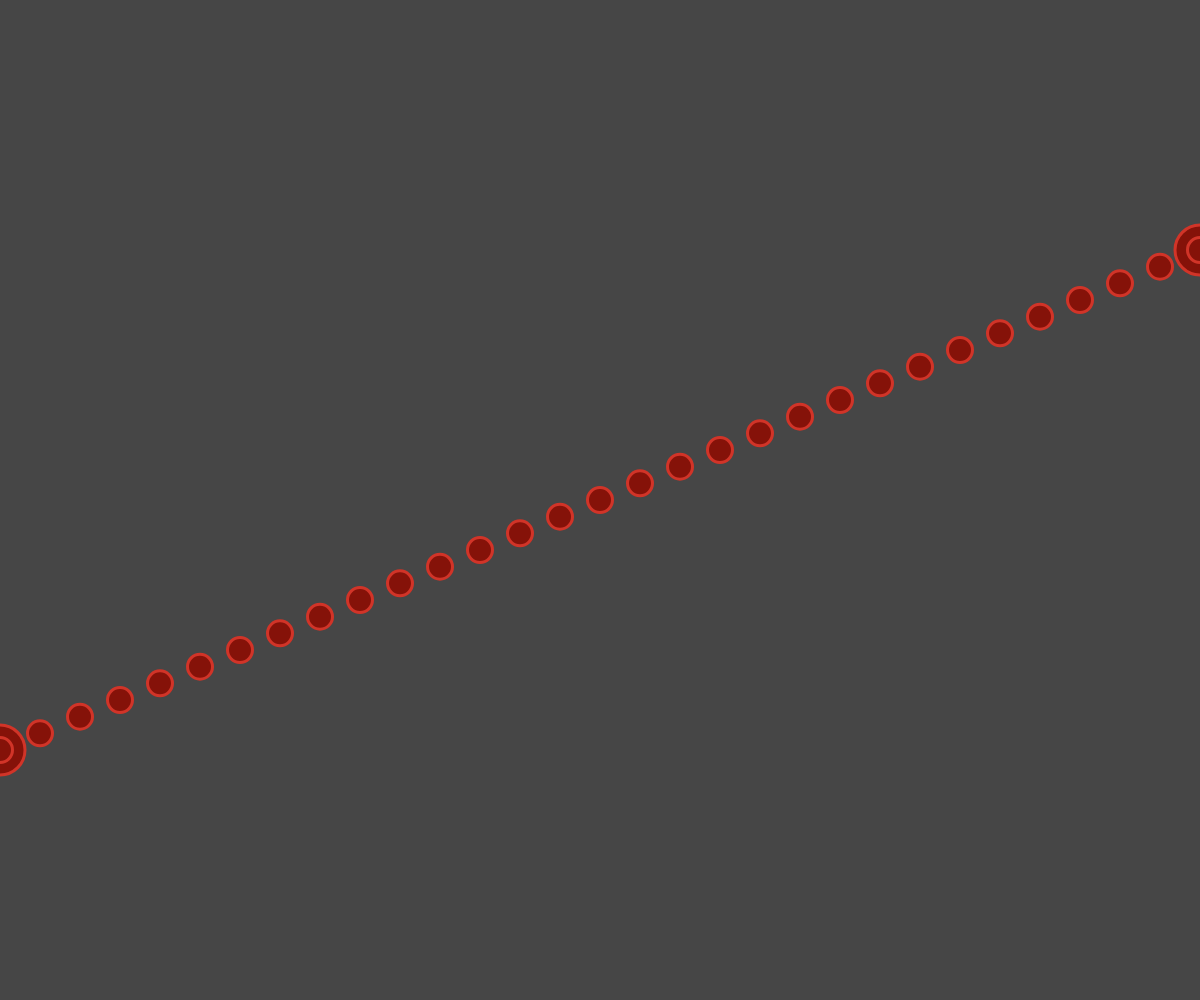
Frame 1 (no input)
Frame 60 (no input): identical to frame 1, image omitted
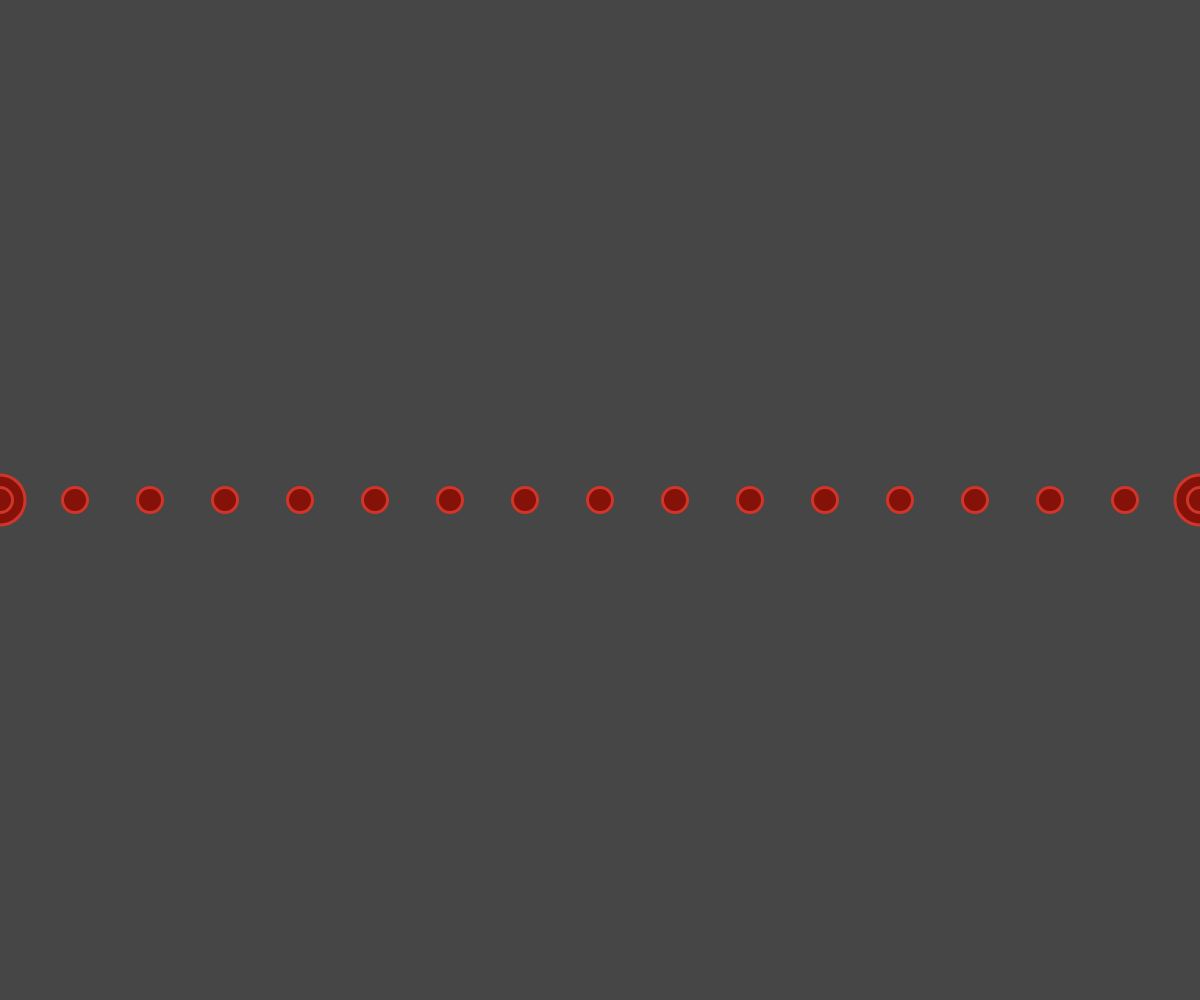
Frame 120 (the mouse pressed at the canvas centre since frame 60)

The p5.js sketch that drew these frames (run headless with seeded random() and noise() and a simulated clock; from frame 60 on, the mouse is pressed at the canvas centre):

// p5.js sketch
// ── sketch.js
function setup() {
  createCanvas(windowWidth, windowHeight);
}

function draw() {
  background(70);
  fill(133, 18, 9);
  stroke(209, 52, 40)
  strokeWeight(3)

  // Define the control points
  const yRange = height / 4
  const deltaY = map(mouseX, 0, width, -yRange, yRange, true)

  const ax = 0
  const ay = height / 2 - deltaY
  const bx = width
  const by = height / 2 + deltaY

  const diameter = 50
  circle(ax, ay, diameter)
  circle(bx, by, diameter)

  // let n = 6
  let n = map(mouseY, 0, height, 30, 2, true)
  n = ceil(n)

  // Draw the lines using a loop
  for (let i = 0; i <= n; i++) {
    const x = map(i, 0, n, ax, bx)
    const y = map(i, 0, n, ay, by)
    circle(x, y, diameter / 2)
  }
}
